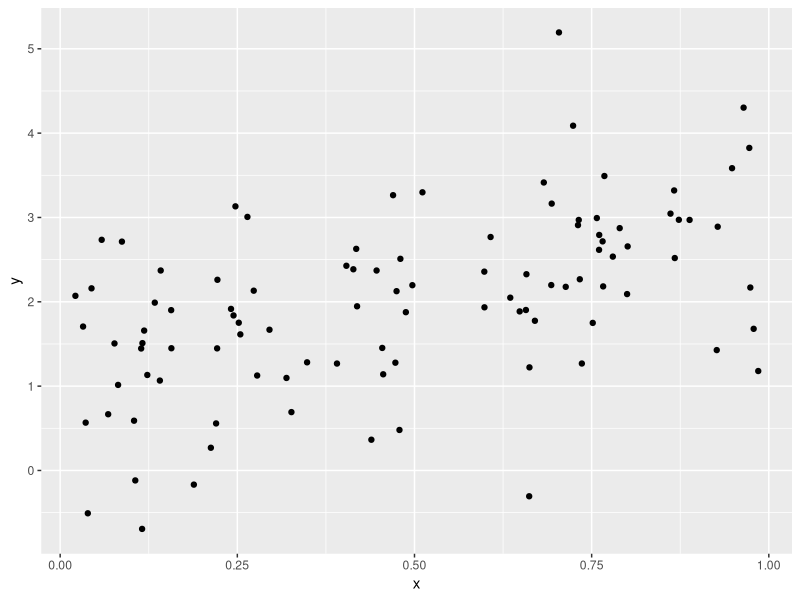

R code for this plot:
## ---- chunk 1
library(tidyverse)

plot_df = 
  tibble(
    x = runif(100),
    y = 1 + 2 * x + rnorm(100)
  )

plot_df |> 
  ggplot(aes(x = x, y = y)) + 
  geom_point()
